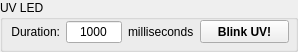
               <widget class="QGroupBox" name="UVLED_groupBox_2">
                <property name="minimumSize">
                 <size>
                  <width>0</width>
                  <height>50</height>
                 </size>
                </property>
                <property name="title">
                 <string>UV LED</string>
                </property>
                <widget class="QPushButton" name="PushUVLED">
                 <property name="geometry">
                  <rect>
                   <x>200</x>
                   <y>20</y>
                   <width>89</width>
                   <height>23</height>
                  </rect>
                 </property>
                 <property name="font">
                  <font>
                   <weight>75</weight>
                   <bold>true</bold>
                  </font>
                 </property>
                 <property name="text">
                  <string>Blink UV!</string>
                 </property>
                </widget>
                <widget class="QWidget" name="layoutWidget_32">
                 <property name="geometry">
                  <rect>
                   <x>11</x>
                   <y>21</y>
                   <width>183</width>
                   <height>22</height>
                  </rect>
                 </property>
                 <layout class="QHBoxLayout" name="horizontalLayout_81">
                  <item>
                   <widget class="QLabel" name="QLabelUV0">
                    <property name="text">
                     <string>Duration:</string>
                    </property>
                    <property name="alignment">
                     <set>Qt::AlignRight|Qt::AlignTrailing|Qt::AlignVCenter</set>
                    </property>
                   </widget>
                  </item>
                  <item>
                   <widget class="QLineEdit" name="UVLED_duration_EditField">
                    <property name="maximumSize">
                     <size>
                      <width>60</width>
                      <height>16777215</height>
                     </size>
                    </property>
                    <property name="text">
                     <string>1000</string>
                    </property>
                    <property name="alignment">
                     <set>Qt::AlignCenter</set>
                    </property>
                   </widget>
                  </item>
                  <item>
                   <widget class="QLabel" name="QLabelUV1">
                    <property name="text">
                     <string>milliseconds</string>
                    </property>
                    <property name="alignment">
                     <set>Qt::AlignLeading|Qt::AlignLeft|Qt::AlignVCenter</set>
                    </property>
                   </widget>
                  </item>
                 </layout>
                </widget>
               </widget>
